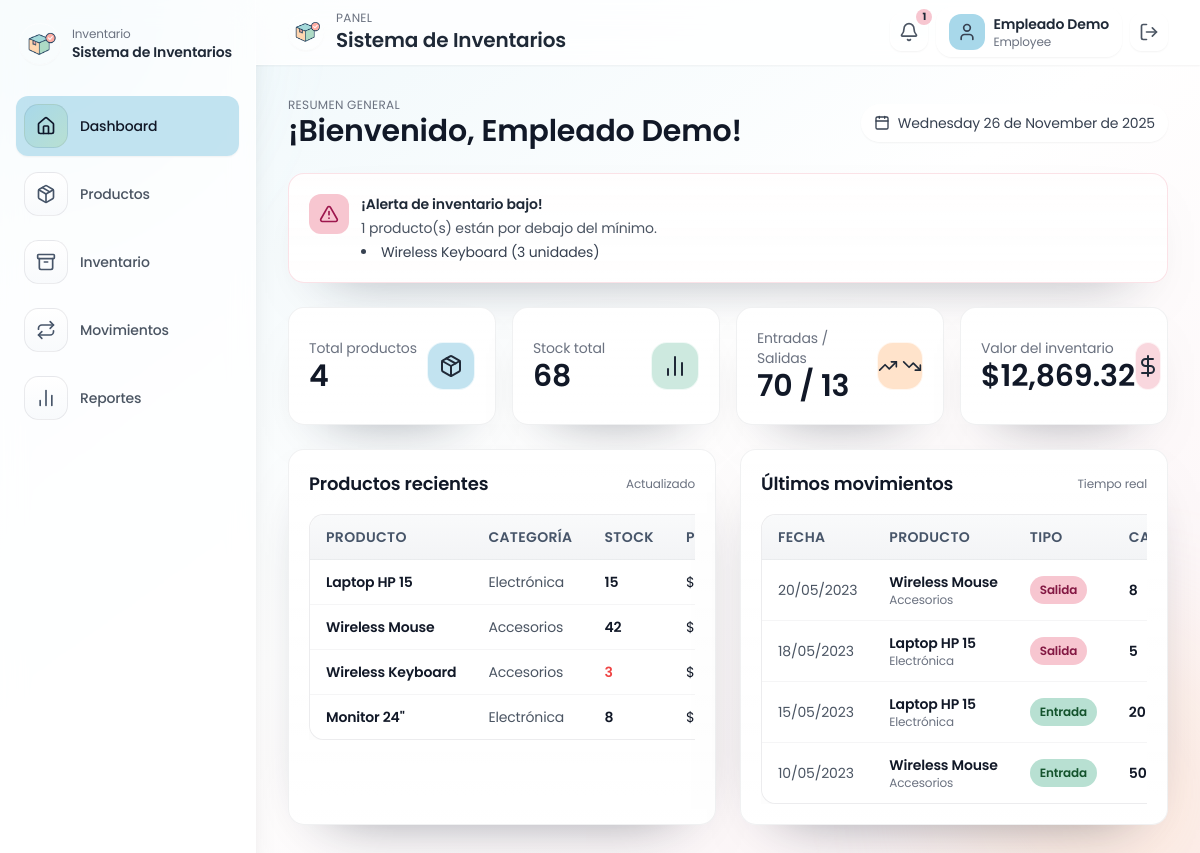
/ (signed in), run on the app's committed database.
### tables this page shows
CREATE TABLE IF NOT EXISTS products (
    id INT AUTO_INCREMENT PRIMARY KEY,
    name VARCHAR(150) NOT NULL,
    description TEXT,
    category VARCHAR(100) NOT NULL DEFAULT 'General',
    price DECIMAL(10,2) NOT NULL DEFAULT 0,
    cost DECIMAL(10,2) NOT NULL DEFAULT 0,
    stock_quantity INT NOT NULL DEFAULT 0,
    min_stock_level INT NOT NULL DEFAULT 0,
    image_url TEXT,
    created_at DATETIME NOT NULL DEFAULT CURRENT_TIMESTAMP
);

CREATE TABLE IF NOT EXISTS movements (
    id INT AUTO_INCREMENT PRIMARY KEY,
    product_id INT NOT NULL,
    type ENUM('in', 'out') NOT NULL,
    quantity INT NOT NULL,
    date DATETIME NOT NULL DEFAULT CURRENT_TIMESTAMP,
    notes VARCHAR(255) DEFAULT '',
    user_id INT NULL,
    status ENUM('pending', 'approved', 'rejected') NOT NULL DEFAULT 'pending',
    CONSTRAINT fk_movements_product FOREIGN KEY (product_id) REFERENCES products(id) ON DELETE CASCADE,
    CONSTRAINT fk_movements_user FOREIGN KEY (user_id) REFERENCES users(id) ON DELETE SET NULL
);

### app/helpers.php (called while the page is built, shortened)
<?php
function e(?string $value): string
{
    return htmlspecialchars((string) $value, ENT_QUOTES, 'UTF-8');
}
function auth_user(): ?array
{
    return $_SESSION['user'] ?? null;
}
function render(string $view, array $data = [], ?string $layout = 'layout'): void
{
    $viewFile = __DIR__ . '/Views/' . $view . '.php';
    extract($data);
    include $viewFile;
}

### app/Core/Controller.php (called while the page is built, shortened)
<?php
abstract class Controller
{
    protected function render(string $view, array $data = [], ?string $layout = 'layout'): void
    {
        render($view, $data, $layout);
    }
}

### app/Controllers/DashboardController.php (called while the page is built, shortened)
<?php
class DashboardController extends Controller
{
    public function index(): void
    {
        $stats = Product::stats();
        $movementStats = Movement::stats();
        $lowStock = Product::lowStock();
        $this->render('dashboard/index', [
            'stats' => $stats,
            'movementStats' => $movementStats,
            'lowStock' => $lowStock,
            'recentProducts' => Product::recent(),
            'recentMovements' => Movement::latest(),
        ]);
    }
}

### public/index.php (called while the page is built, shortened)
<?php
$router = new Router();
$router->get('/login', [AuthController::class, 'showLogin']);
$router->post('/login', [AuthController::class, 'login']);
$router->get('/logout', [AuthController::class, 'logout']);
$router->get('/', [DashboardController::class, 'index']);
$router->get('/products', [ProductController::class, 'index']);
$router->post('/products/save', [ProductController::class, 'save']);
$router->post('/products/delete', [ProductController::class, 'delete']);
$router->get('/inventory', [InventoryController::class, 'index']);
$router->post('/inventory/adjust', [InventoryController::class, 'adjust']);
$router->get('/movements', [MovementController::class, 'index']);
$router->post('/movements/save', [MovementController::class, 'save']);
$router->get('/movements/pending', [MovementController::class, 'pending']);
$router->post('/movements/approve', [MovementController::class, 'approve']);
$router->post('/movements/reject', [MovementController::class, 'reject']);
$router->get('/reports', [ReportController::class, 'index']);
$router->get('/users', [UserController::class, 'index']);
$router->post('/users/save', [UserController::class, 'save']);
$router->post('/users/delete', [UserController::class, 'delete']);
$router->post('/users/toggle', [UserController::class, 'toggle']);
$router->dispatch($_SERVER['REQUEST_METHOD'], parse_url($_SERVER['REQUEST_URI'] ?? '/', PHP_URL_PATH) ?: '/');

### app/Models/Product.php (called while the page is built, shortened)
<?php
class Product
{
    public static function lowStock(): array
    {
        $pdo = Database::connection();
        $stmt = $pdo->query('SELECT * FROM products WHERE stock_quantity <= min_stock_level ORDER BY stock_quantity ASC');
        return $stmt->fetchAll();
    }
    public static function stats(): array
    {
        $pdo = Database::connection();
        $summary = $pdo->query('SELECT COUNT(*) as total_products, SUM(stock_quantity) as total_stock, SUM(price * stock_quantity) as total_value FROM products')->fetch();
        return [
            'total_products' => (int) ($summary['total_products'] ?? 0),
            'total_stock' => (int) ($summary['total_stock'] ?? 0),
            'total_value' => (float) ($summary['total_value'] ?? 0),
        ];
    }
    public static function recent(int $limit = 5): array
    {
        $pdo = Database::connection();
        $stmt = $pdo->prepare('SELECT * FROM products ORDER BY created_at DESC LIMIT :limit');
        $stmt->bindValue(':limit', $limit, PDO::PARAM_INT);
        $stmt->execute();
        return $stmt->fetchAll();
    }
}

### app/Models/Movement.php (called while the page is built, shortened)
<?php
class Movement
{
    public static function latest(int $limit = 5): array
    {
        $pdo = Database::connection();
        $stmt = $pdo->prepare('SELECT m.*, p.name as product_name, p.category as product_category FROM movements m INNER JOIN products p ON p.id = m.product_id WHERE m.status = :status ORDER BY m.date DESC LIMIT :limit');
        $stmt->bindValue(':status', 'approved');
        $stmt->bindValue(':limit', $limit, PDO::PARAM_INT);
        $stmt->execute();
        return $stmt->fetchAll();
    }
    public static function stats(?string $range = null): array
    {
        $pdo = Database::connection();
        $params = [];
        $conditions = ['status = :status'];
        $params['status'] = 'approved';
        $filter = 'WHERE ' . implode(' AND ', $conditions);
        $stmt = $pdo->prepare("SELECT
                COUNT(*) as total,
                SUM(CASE WHEN type = 'in' THEN 1 ELSE 0 END) as total_in,
                SUM(CASE WHEN type = 'out' THEN 1 ELSE 0 END) as total_out,
                SUM(CASE WHEN type = 'in' THEN quantity ELSE 0 END) as incoming_qty,
                SUM(CASE WHEN type = 'out' THEN quantity ELSE 0 END) as outgoing_qty
            FROM movements
            $filter");
        $stmt->execute($params);
        $rows = $stmt->fetch();
        return [
            'total' => (int) ($rows['total'] ?? 0),
            'total_in' => (int) ($rows['total_in'] ?? 0),
            'total_out' => (int) ($rows['total_out'] ?? 0),
            'incoming_qty' => (int) ($rows['incoming_qty'] ?? 0),
            'outgoing_qty' => (int) ($rows['outgoing_qty'] ?? 0),
        ];
    }
}

### app/Views/dashboard/index.php (the view)
<?php $user = auth_user(); ?>
<div class="max-w-7xl mx-auto space-y-6">
    <div class="flex flex-col sm:flex-row sm:items-center sm:justify-between gap-3">
        <div>
            <p class="text-xs uppercase tracking-wide text-gray-500">Resumen general</p>
            <h2 class="text-3xl font-semibold text-gray-900">
                ¡Bienvenido, <?= e($user['name'] ?? '') ?>!
            </h2>
        </div>
        <div class="inline-flex items-center gap-2 px-3 py-2 rounded-full bg-white/80 border border-white/70 shadow-sm text-sm text-gray-700">
            <i data-lucide="calendar" class="h-4 w-4"></i>
            <span><?= strftime('%A %d de %B de %Y') ?></span>
        </div>
    </div>
    <?php if (!empty($lowStock)): ?>
        <div class="card border border-pink-pastel/50 bg-pink-pastel/30">
            <div class="flex items-start gap-3">
                <div class="h-10 w-10 rounded-xl bg-pink-pastel flex items-center justify-center">
                    <i data-lucide="alert-triangle" class="h-5 w-5 text-pink-800"></i>
                </div>
                <div class="space-y-1">
                    <h3 class="text-sm font-semibold text-gray-800">¡Alerta de inventario bajo!</h3>
                    <p class="text-sm text-gray-600">
                        <?= count($lowStock) ?> producto(s) están por debajo del mínimo.
                    </p>
                    <ul class="mt-1 list-disc list-inside text-sm text-gray-700 space-y-1">
                        <?php foreach (array_slice($lowStock, 0, 3) as $p): ?>
                            <li><?= e($p['name']) ?> (<?= (int) $p['stock_quantity'] ?> unidades)</li>
                        <?php endforeach; ?>
                    </ul>
                </div>
            </div>
        </div>
    <?php endif; ?>
    <div class="grid grid-cols-1 md:grid-cols-2 lg:grid-cols-4 gap-4">
        <div class="card flex items-center justify-between">
            <div>
                <p class="text-sm text-gray-500">Total productos</p>
                <p class="text-3xl font-semibold text-gray-900"><?= $stats['total_products'] ?></p>
            </div>
            <span class="h-12 w-12 rounded-2xl bg-blue-pastel/70 border border-white/70 flex items-center justify-center">
                <i data-lucide="package" class="h-6 w-6 text-gray-800"></i>
            </span>
        </div>
        <div class="card flex items-center justify-between">
            <div>
                <p class="text-sm text-gray-500">Stock total</p>
                <p class="text-3xl font-semibold text-gray-900"><?= $stats['total_stock'] ?></p>
            </div>
            <span class="h-12 w-12 rounded-2xl bg-green-pastel/70 border border-white/70 flex items-center justify-center">
                <i data-lucide="bar-chart-2" class="h-6 w-6 text-gray-800"></i>
            </span>
        </div>
        <div class="card flex items-center justify-between">
            <div>
                <p class="text-sm text-gray-500">Entradas / Salidas</p>
                <p class="text-3xl font-semibold text-gray-900">
                    <?= $movementStats['incoming_qty'] ?> / <?= $movementStats['outgoing_qty'] ?>
                </p>
            </div>
            <span class="h-12 w-12 rounded-2xl bg-peach-pastel/70 border border-white/70 flex items-center justify-center">
                <div class="flex space-x-1">
                    <i data-lucide="trending-up" class="h-5 w-5 text-gray-800"></i>
                    <i data-lucide="trending-down" class="h-5 w-5 text-gray-800"></i>
                </div>
            </span>
        </div>
        <div class="card flex items-center justify-between">
            <div>
                <p class="text-sm text-gray-500">Valor del inventario</p>
                <p class="text-3xl font-semibold text-gray-900">$<?= number_format($stats['total_value'], 2) ?></p>
            </div>
            <span class="h-12 w-12 rounded-2xl bg-pink-pastel/70 border border-white/70 flex items-center justify-center">
                <i data-lucide="dollar-sign" class="h-6 w-6 text-gray-800"></i>
            </span>
        </div>
    </div>
    <div class="grid grid-cols-1 lg:grid-cols-2 gap-6">
        <div class="card">
            <div class="flex items-center justify-between mb-4">
                <h3 class="text-lg font-semibold text-gray-900">Productos recientes</h3>
                <span class="text-xs text-gray-500">Actualizado</span>
            </div>
            <div class="overflow-x-auto">
                <table class="table-soft min-w-full divide-y divide-gray-200 text-sm">
                    <thead>
                    <tr>
                        <th class="px-4 py-3 text-left uppercase tracking-wide">Producto</th>
                        <th class="px-4 py-3 text-left uppercase tracking-wide">Categoría</th>
                        <th class="px-4 py-3 text-left uppercase tracking-wide">Stock</th>
                        <th class="px-4 py-3 text-left uppercase tracking-wide">Precio</th>
                    </tr>
                    </thead>
                    <tbody class="bg-white divide-y divide-gray-100">
                    <?php foreach ($recentProducts as $product): ?>
                        <tr class="hover:bg-gray-50/80 transition-colors">
                            <td class="px-4 py-3 whitespace-nowrap">
                                <div class="text-sm font-semibold text-gray-900"><?= e($product['name']) ?></div>
                            </td>
                            <td class="px-4 py-3 whitespace-nowrap">
                                <div class="text-sm text-gray-600"><?= e($product['category']) ?></div>
                            </td>
                            <td class="px-4 py-3 whitespace-nowrap">
                                <div class="text-sm font-semibold <?= $product['stock_quantity'] <= $product['min_stock_level'] ? 'text-red-500' : 'text-gray-900' ?>">
                                    <?= (int) $product['stock_quantity'] ?>
                                </div>
                            </td>
                            <td class="px-4 py-3 whitespace-nowrap">
                                <div class="text-sm text-gray-900">$<?= number_format((float) $product['price'], 2) ?></div>
                            </td>
                        </tr>
                    <?php endforeach; ?>
                    </tbody>
                </table>
            </div>
        </div>
        <div class="card">
            <div class="flex items-center justify-between mb-4">
                <h3 class="text-lg font-semibold text-gray-900">Últimos movimientos</h3>
                <span class="text-xs text-gray-500">Tiempo real</span>
            </div>
            <div class="overflow-x-auto">
                <table class="table-soft min-w-full divide-y divide-gray-200 text-sm">
                    <thead>
                    <tr>
                        <th class="px-4 py-3 text-left uppercase tracking-wide">Fecha</th>
                        <th class="px-4 py-3 text-left uppercase tracking-wide">Producto</th>
                        <th class="px-4 py-3 text-left uppercase tracking-wide">Tipo</th>
                        <th class="px-4 py-3 text-left uppercase tracking-wide">Cantidad</th>
                    </tr>
                    </thead>
                    <tbody class="bg-white divide-y divide-gray-100">
                    <?php foreach ($recentMovements as $movement): ?>
                        <tr class="hover:bg-gray-50/80 transition-colors">
                            <td class="px-4 py-3 whitespace-nowrap">
                                <div class="text-sm text-gray-600">
                                    <?= date('d/m/Y', strtotime($movement['date'])) ?>
                                </div>
                            </td>
                            <td class="px-4 py-3 whitespace-nowrap">
                                <div class="text-sm font-semibold text-gray-900"><?= e($movement['product_name']) ?></div>
                                <div class="text-xs text-gray-500"><?= e($movement['product_category']) ?></div>
                            </td>
                            <td class="px-4 py-3 whitespace-nowrap">
                                <span class="px-2.5 py-1 inline-flex text-xs leading-5 font-semibold rounded-full <?= $movement['type'] === 'in' ? 'bg-green-pastel text-green-900' : 'bg-pink-pastel text-pink-900' ?>">
                                    <?= $movement['type'] === 'in' ? 'Entrada' : 'Salida' ?>
                                </span>
                            </td>
                            <td class="px-4 py-3 whitespace-nowrap">
                                <div class="text-sm font-semibold text-gray-900"><?= (int) $movement['quantity'] ?></div>
                            </td>
                        </tr>
                    <?php endforeach; ?>
                    </tbody>
                </table>
            </div>
        </div>
    </div>
</div>

### data on the page
products: name "Wireless Keyboard", stock_quantity "3", category "Accesorios"
products: name "Laptop HP 15", category "Electrónica", stock_quantity "15"
products: name "Wireless Mouse", category "Accesorios", stock_quantity "42"
products: name "Monitor 24\"", category "Electrónica", stock_quantity "8"
movements: date "20/05/2023", product.name "Wireless Mouse", product.category "Accesorios", type "Salida", quantity "8"
movements: date "18/05/2023", product.name "Laptop HP 15", product.category "Electrónica", type "Salida", quantity "5"
movements: date "15/05/2023", product.name "Laptop HP 15", product.category "Electrónica", type "Entrada", quantity "20"
movements: date "10/05/2023", product.name "Wireless Mouse", product.category "Accesorios", type "Entrada", quantity "50"

### other printed values
config('app.name') "Sistema de Inventarios"
$link['label'] "Dashboard"
$link['label'] "Productos"
$link['label'] "Inventario"
$link['label'] "Movimientos"
$link['label'] "Reportes"
$lowStockCount "1"
$user['name'] "Empleado Demo"
$user['role'] "Employee"
strftime('%A %d de %B de %Y') "Wednesday 26 de November de 2025"
count($lowStock) "1"
$stats['total_products'] "4"
$stats['total_stock'] "68"
$movementStats['incoming_qty'] "70"
$movementStats['outgoing_qty'] "13"
